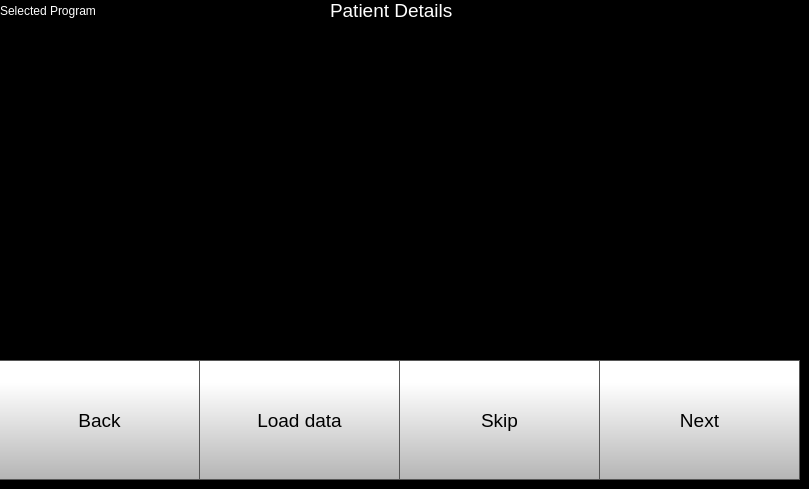
    <widget class="QWidget" name="patientDetails">
     <property name="styleSheet">
      <string notr="true">QWidget
{
color : rgb(255, 255, 255);
background-color:rgb(0, 0, 0)
}</string>
     </property>
     <widget class="QLabel" name="pdLabel">
      <property name="geometry">
       <rect>
        <x>330</x>
        <y>0</y>
        <width>151</width>
        <height>21</height>
       </rect>
      </property>
      <property name="font">
       <font>
        <family>MS Shell Dlg 2</family>
        <pointsize>14</pointsize>
        <weight>50</weight>
        <italic>false</italic>
        <bold>false</bold>
       </font>
      </property>
      <property name="styleSheet">
       <string notr="true">QLabel{
color : white;
}</string>
      </property>
      <property name="text">
       <string>Patient Details</string>
      </property>
     </widget>
     <widget class="QPushButton" name="pdBackButton">
      <property name="geometry">
       <rect>
        <x>-1</x>
        <y>360</y>
        <width>201</width>
        <height>120</height>
       </rect>
      </property>
      <property name="font">
       <font>
        <pointsize>14</pointsize>
       </font>
      </property>
      <property name="styleSheet">
       <string notr="true">QPushButton {
     border: 1px solid rgb(87, 87, 87);
	background-color: qlineargradient(spread:pad, x1:0, y1:1, x2:0, y2:0.188, stop:0 rgba(180, 180, 180, 255), stop:1 rgba(255, 255, 255, 255));
   color : black;
   
	font: 14pt &quot;MS Shell Dlg 2&quot;;
}

QPushButton:pressed {
    background-color: qlineargradient(x1: 0, y1: 0, x2: 0, y2: 1,
                                      stop: 0 #dadbde, stop: 1 #f6f7fa);
}

QPushButton:flat {
    border: none; /* no border for a flat push button */
}

QPushButton:default {
    border-color: navy; /* make the default button prominent */
}

QPushButton:focus {
	outline: none;
}</string>
      </property>
      <property name="text">
       <string>Back</string>
      </property>
     </widget>
     <widget class="QPushButton" name="pdSkipButton">
      <property name="geometry">
       <rect>
        <x>399</x>
        <y>360</y>
        <width>201</width>
        <height>120</height>
       </rect>
      </property>
      <property name="font">
       <font>
        <pointsize>14</pointsize>
       </font>
      </property>
      <property name="styleSheet">
       <string notr="true">QPushButton {
     border: 1px solid rgb(87, 87, 87);
	background-color: qlineargradient(spread:pad, x1:0, y1:1, x2:0, y2:0.188, stop:0 rgba(180, 180, 180, 255), stop:1 rgba(255, 255, 255, 255));
   color : black;
   
	font: 14pt &quot;MS Shell Dlg 2&quot;;
}

QPushButton:pressed {
    background-color: qlineargradient(x1: 0, y1: 0, x2: 0, y2: 1,
                                      stop: 0 #dadbde, stop: 1 #f6f7fa);
}

QPushButton:flat {
    border: none; /* no border for a flat push button */
}

QPushButton:default {
    border-color: navy; /* make the default button prominent */
}

QPushButton:focus {
	outline: none;
}</string>
      </property>
      <property name="text">
       <string>Skip</string>
      </property>
     </widget>
     <widget class="QPushButton" name="pdNextButton">
      <property name="geometry">
       <rect>
        <x>599</x>
        <y>360</y>
        <width>201</width>
        <height>120</height>
       </rect>
      </property>
      <property name="font">
       <font>
        <pointsize>14</pointsize>
       </font>
      </property>
      <property name="styleSheet">
       <string notr="true">QPushButton {
     border: 1px solid rgb(87, 87, 87);
	background-color: qlineargradient(spread:pad, x1:0, y1:1, x2:0, y2:0.188, stop:0 rgba(180, 180, 180, 255), stop:1 rgba(255, 255, 255, 255));
   color : black;
   
	font: 14pt &quot;MS Shell Dlg 2&quot;;
}

QPushButton:pressed {
    background-color: qlineargradient(x1: 0, y1: 0, x2: 0, y2: 1,
                                      stop: 0 #dadbde, stop: 1 #f6f7fa);
}

QPushButton:flat {
    border: none; /* no border for a flat push button */
}

QPushButton:default {
    border-color: navy; /* make the default button prominent */
}

QPushButton:focus {
	outline: none;
}</string>
      </property>
      <property name="text">
       <string>Next</string>
      </property>
     </widget>
     <widget class="QTableView" name="pdTableView">
      <property name="geometry">
       <rect>
        <x>10</x>
        <y>29</y>
        <width>780</width>
        <height>311</height>
       </rect>
      </property>
     </widget>
     <widget class="QPushButton" name="pdLoadDataButton">
      <property name="geometry">
       <rect>
        <x>199</x>
        <y>360</y>
        <width>201</width>
        <height>120</height>
       </rect>
      </property>
      <property name="font">
       <font>
        <pointsize>14</pointsize>
       </font>
      </property>
      <property name="styleSheet">
       <string notr="true">QPushButton {
     border: 1px solid rgb(87, 87, 87);
	background-color: qlineargradient(spread:pad, x1:0, y1:1, x2:0, y2:0.188, stop:0 rgba(180, 180, 180, 255), stop:1 rgba(255, 255, 255, 255));
   color : black;
   
	font: 14pt &quot;MS Shell Dlg 2&quot;;
}

QPushButton:pressed {
    background-color: qlineargradient(x1: 0, y1: 0, x2: 0, y2: 1,
                                      stop: 0 #dadbde, stop: 1 #f6f7fa);
}

QPushButton:flat {
    border: none; /* no border for a flat push button */
}

QPushButton:default {
    border-color: navy; /* make the default button prominent */
}

QPushButton:focus {
	outline: none;
}</string>
      </property>
      <property name="text">
       <string>Load data</string>
      </property>
     </widget>
     <widget class="QLabel" name="pdSelectedProgramLabel">
      <property name="geometry">
       <rect>
        <x>0</x>
        <y>0</y>
        <width>151</width>
        <height>21</height>
       </rect>
      </property>
      <property name="styleSheet">
       <string notr="true">QLabel{
color : white;
}</string>
      </property>
      <property name="text">
       <string>Selected Program</string>
      </property>
     </widget>
    </widget>
